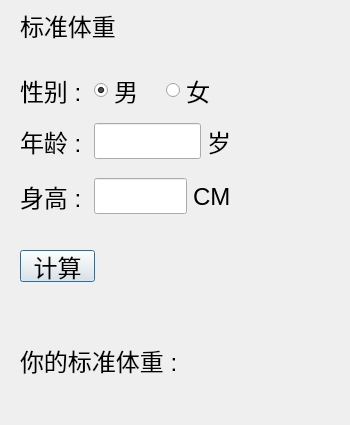
<?xml version="1.0" encoding="UTF-8"?>
<ui version="4.0">
 <class>stdweightDialog</class>
 <widget class="QDialog" name="stdweightDialog">
  <property name="geometry">
   <rect>
    <x>0</x>
    <y>0</y>
    <width>350</width>
    <height>425</height>
   </rect>
  </property>
  <property name="windowTitle">
   <string>标准体重</string>
  </property>
  <property name="windowIcon">
   <iconset resource="image.qrc">
    <normaloff>:/png/toolhealthweight.png</normaloff>:/png/toolhealthweight.png</iconset>
  </property>
  <property name="styleSheet">
   <string notr="true"/>
  </property>
  <widget class="QLabel" name="label">
   <property name="geometry">
    <rect>
     <x>20</x>
     <y>10</y>
     <width>231</width>
     <height>31</height>
    </rect>
   </property>
   <property name="font">
    <font>
     <pointsize>18</pointsize>
    </font>
   </property>
   <property name="text">
    <string>标准体重</string>
   </property>
  </widget>
  <widget class="QLabel" name="label_14">
   <property name="geometry">
    <rect>
     <x>20</x>
     <y>310</y>
     <width>311</width>
     <height>101</height>
    </rect>
   </property>
   <property name="font">
    <font>
     <pointsize>18</pointsize>
    </font>
   </property>
   <property name="text">
    <string>你的标准体重 : </string>
   </property>
  </widget>
  <widget class="QPushButton" name="pushButton">
   <property name="geometry">
    <rect>
     <x>20</x>
     <y>250</y>
     <width>75</width>
     <height>32</height>
    </rect>
   </property>
   <property name="font">
    <font>
     <pointsize>18</pointsize>
    </font>
   </property>
   <property name="text">
    <string>计算</string>
   </property>
  </widget>
  <widget class="QWidget" name="layoutWidget">
   <property name="geometry">
    <rect>
     <x>20</x>
     <y>70</y>
     <width>211</width>
     <height>151</height>
    </rect>
   </property>
   <layout class="QVBoxLayout" name="verticalLayout">
    <item>
     <layout class="QHBoxLayout" name="horizontalLayout">
      <item>
       <widget class="QLabel" name="label_2">
        <property name="font">
         <font>
          <pointsize>18</pointsize>
         </font>
        </property>
        <property name="text">
         <string>性别 : </string>
        </property>
       </widget>
      </item>
      <item>
       <widget class="QRadioButton" name="radioButton">
        <property name="font">
         <font>
          <pointsize>18</pointsize>
         </font>
        </property>
        <property name="text">
         <string>男</string>
        </property>
        <property name="checked">
         <bool>true</bool>
        </property>
        <attribute name="buttonGroup">
         <string>buttonGroup</string>
        </attribute>
       </widget>
      </item>
      <item>
       <widget class="QRadioButton" name="radioButton_2">
        <property name="font">
         <font>
          <pointsize>18</pointsize>
         </font>
        </property>
        <property name="text">
         <string>女</string>
        </property>
        <property name="checked">
         <bool>false</bool>
        </property>
        <attribute name="buttonGroup">
         <string>buttonGroup</string>
        </attribute>
       </widget>
      </item>
     </layout>
    </item>
    <item>
     <layout class="QHBoxLayout" name="horizontalLayout_2">
      <item>
       <widget class="QLabel" name="label_3">
        <property name="font">
         <font>
          <pointsize>18</pointsize>
         </font>
        </property>
        <property name="text">
         <string>年龄 : </string>
        </property>
       </widget>
      </item>
      <item>
       <widget class="QLineEdit" name="lineEdit">
        <property name="font">
         <font>
          <pointsize>18</pointsize>
         </font>
        </property>
       </widget>
      </item>
      <item>
       <widget class="QLabel" name="label_5">
        <property name="font">
         <font>
          <pointsize>18</pointsize>
         </font>
        </property>
        <property name="text">
         <string>岁</string>
        </property>
       </widget>
      </item>
     </layout>
    </item>
    <item>
     <layout class="QHBoxLayout" name="horizontalLayout_3">
      <item>
       <widget class="QLabel" name="label_4">
        <property name="font">
         <font>
          <pointsize>18</pointsize>
         </font>
        </property>
        <property name="text">
         <string>身高 : </string>
        </property>
       </widget>
      </item>
      <item>
       <widget class="QLineEdit" name="lineEdit_2">
        <property name="font">
         <font>
          <pointsize>18</pointsize>
         </font>
        </property>
       </widget>
      </item>
      <item>
       <widget class="QLabel" name="label_6">
        <property name="font">
         <font>
          <pointsize>18</pointsize>
         </font>
        </property>
        <property name="text">
         <string>CM</string>
        </property>
       </widget>
      </item>
     </layout>
    </item>
   </layout>
  </widget>
 </widget>
 <resources>
  <include location="image.qrc"/>
 </resources>
 <connections/>
 <buttongroups>
  <buttongroup name="buttonGroup"/>
 </buttongroups>
</ui>
